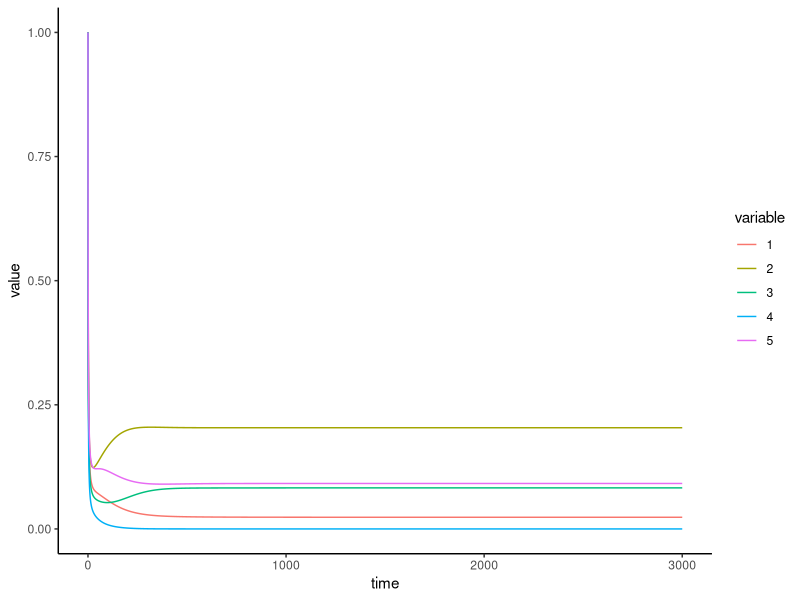
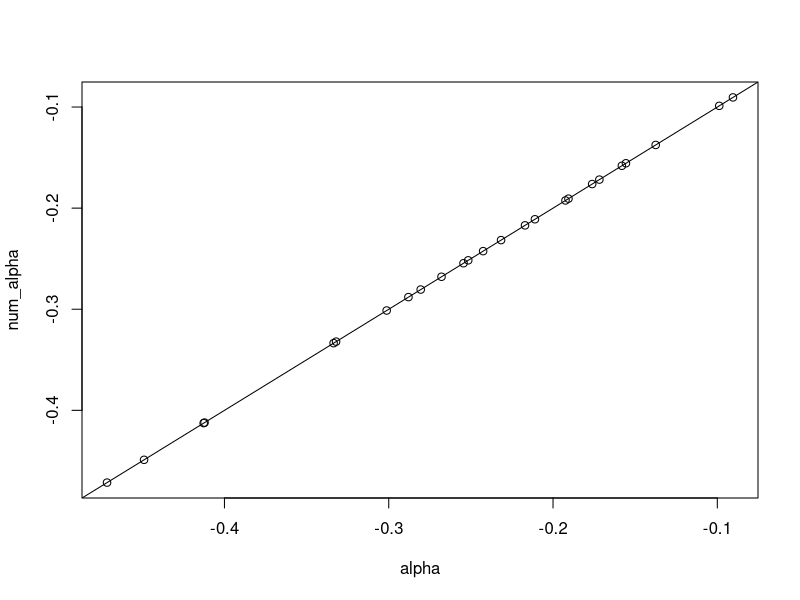

Recreate these plots in R, in order.
library(tidyverse)
library(deSolve)
library(reshape2)

lv = function(t, y, params) {
  dN = y * (params$r + params$alpha %*% y)
  return(list(c(dN)))
}

set.seed(1)
tmax = 3000
step = .1
n = 5
r = rep(.1, n)
alpha = matrix(-.25, n, n)
diag(alpha) = diag(alpha) - .1
alpha = alpha + matrix(rnorm(n^2,0,.1),nrow = n)
init_abuns = rep(1, n)

params = list(alpha = alpha, r = r, tmax = tmax, step = step)

sim = ode(y = init_abuns, times = seq(0,params$tmax, by = params$step), func = lv, parms = params)

sim.df = as.data.frame(sim)
abuns.df = melt(sim.df, id.vars='time')
p <- ggplot(abuns.df, aes(time, value, color = variable)) + geom_line() + theme_classic()
print(p)

current_state = tail(sim, n = 1)
current_abuns = as.numeric(current_state[1:n+1])
dt = .001
dNj = .001
fwd_state = ode(y = current_abuns, times = seq(0,dt, by = dt/10), func = lv, parms = params)
next_abuns = tail(fwd_state, n = 1)
next_abuns = as.numeric(next_abuns[1:n+1])

num_alpha = matrix(0, n, n)
for (j in 1:n) {
  pert_abuns = current_abuns
  pert_abuns[j] = pert_abuns[j] + dNj
  fwd_pert_state = ode(y = pert_abuns, times = seq(0,dt, by = dt/10), func = lv, parms = params)
  next_pert_abuns = tail(fwd_pert_state, n = 1)
  next_pert_abuns = as.numeric(next_pert_abuns[1:n+1])
  num_alpha[,j] = (next_pert_abuns - pert_abuns) / (dt * dNj * pert_abuns) - (next_abuns - current_abuns) / (dt * dNj * current_abuns)
}

plot(alpha, num_alpha)
abline(a = 0, b = 1)
